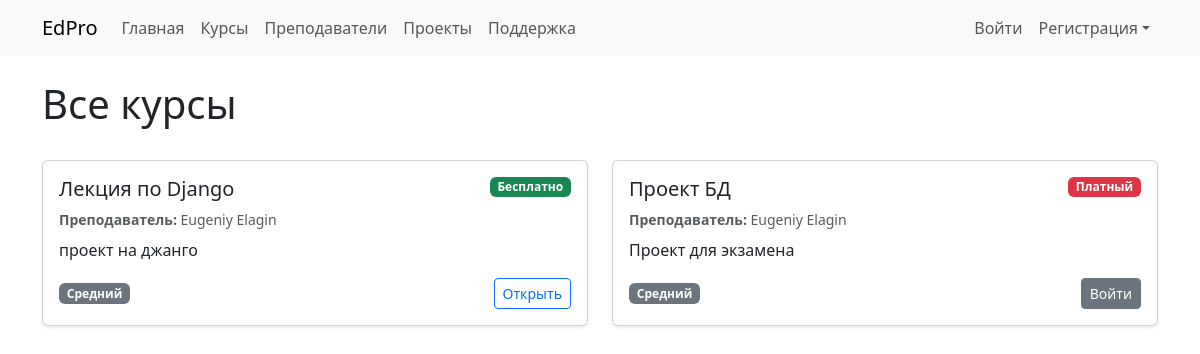
Page /courses/ on the earlier database version.
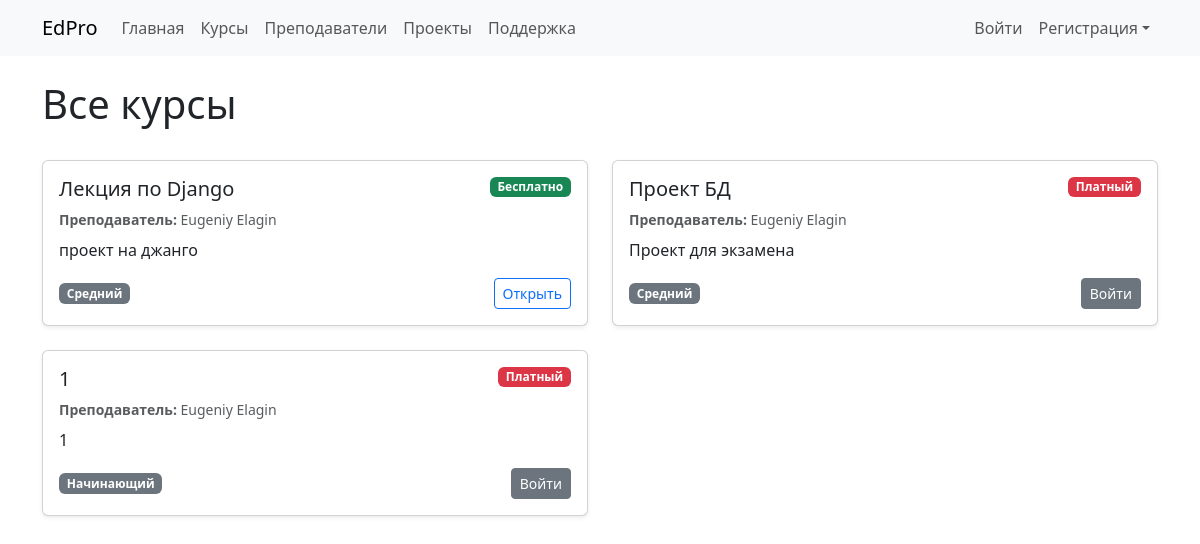
Same page on the later database version.
### main/models.py (models this page shows, shortened)
class Course(models.Model):
    LEVEL_CHOICES = [
        ('beginner', 'Начинающий'),
        ('intermediate', 'Средний'),
        ('advanced', 'Продвинутый'),
    ]
    title = models.CharField(max_length=200)
    description = models.TextField()
    tutor = models.ForeignKey(Tutor, on_delete=models.CASCADE, related_name='courses')
    price = models.DecimalField(max_digits=10, decimal_places=2)
    level = models.CharField(max_length=20, choices=LEVEL_CHOICES)
    is_free = models.BooleanField(default=False)
    created_at = models.DateTimeField(auto_now_add=True)

class Tutor(models.Model):
    user = models.OneToOneField(User, on_delete=models.CASCADE, related_name='tutor_profile')
    bio = models.TextField(max_length=1000, blank=True)
    expertise = models.CharField(max_length=200)

### main/views.py (the view)
# urls.py: path('courses/', views.CourseListView.as_view(), name='courses'),
class CourseListView(ListView):
    model = Course
    template_name = 'main/courses.html'
    context_object_name = 'courses'
    def get_context_data(self, **kwargs):
        context = super().get_context_data(**kwargs)
        if self.request.user.is_authenticated:
            enrolled_ids = Enrollment.objects.filter(
                student=self.request.user
            ).values_list('course_id', flat=True)
            context['enrolled_course_ids'] = set(enrolled_ids)
        else:
            context['enrolled_course_ids'] = set()
        return context

### main/context_processors.py (called while the page is built)
def user_role(request):
    if request.user.is_authenticated:
        is_tutor = hasattr(request.user, 'tutor_profile')
    else:
        is_tutor = False
    return {'is_tutor': is_tutor}

### main/templates/main/courses.html (shortened to what this page needs)
{% extends "base.html" %}
{% block content %}
<div class="d-flex justify-content-between align-items-center mb-4">
    <h1>Все курсы</h1>
</div>
{% if courses %}
    <div class="row row-cols-1 row-cols-md-2 g-4">
        {% for course in courses %}
        <div class="col">
            <div class="card h-100 shadow-sm">
                <div class="card-body d-flex flex-column">
                    <div class="d-flex justify-content-between align-items-start mb-2">
                        <h5 class="card-title mb-0">{{ course.title }}</h5>
                        {% if course.is_free %}
                            <span class="badge bg-success">Бесплатно</span>
                        {% else %}
                            <span class="badge bg-danger">Платный</span>
                        {% endif %}
                    </div>
                    <p class="card-text text-muted small mb-2">
                        <strong>Преподаватель:</strong> {{ course.tutor.user.get_full_name|default:course.tutor.user.username }}
                    </p>
                    <p class="card-text mb-3">{{ course.description|truncatewords:30 }}</p>
                    <div class="mt-auto d-flex justify-content-between align-items-center">
                        <span class="badge bg-secondary">{{ course.get_level_display }}</span>
                        {% if course.is_free %}
                            <a href="{% url 'course_detail' course.id %}" class="btn btn-outline-primary btn-sm">Открыть</a>
                        {% else %}
                            {% if course.id in enrolled_course_ids %}
                                <a href="{% url 'course_detail' course.id %}" class="btn btn-primary btn-sm">Открыт</a>
                            {% elif user.is_authenticated %}
                                <a href="{% url 'enroll_in_course' course.id %}" class="btn btn-success btn-sm">Записаться</a>
                            {% else %}
                                <a href="{% url 'login' %}" class="btn btn-secondary btn-sm">Войти</a>
                            {% endif %}
                        {% endif %}
                    </div>
                </div>
            </div>
        </div>
        {% endfor %}
    </div>
{% else %}
    <div class="alert alert-info">
        Курсы ещё не добавлены. Станьте преподавателем и создайте первый курс!
    </div>
{% endif %}
{% endblock %}

Differences in the rows shown:
added Course: title "1", is_free "Платный", tutor.user.get_full_name "Eugeniy Elagin", description "1", level "Начинающий"
